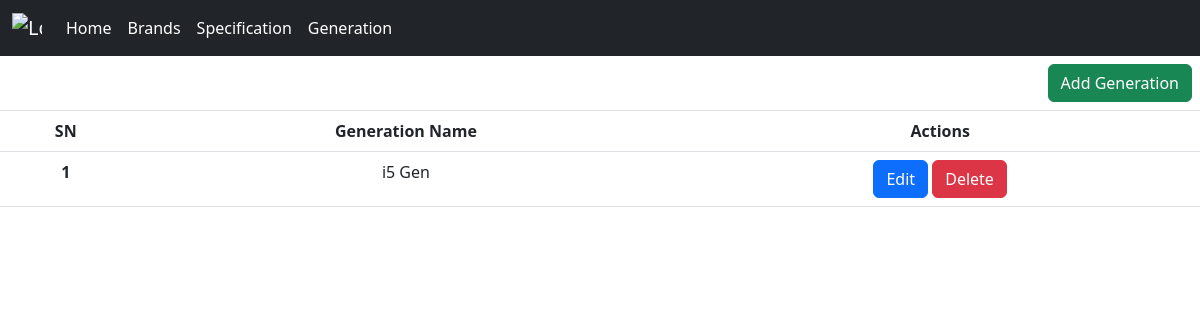
The page /generationlist on the database as committed earlier.
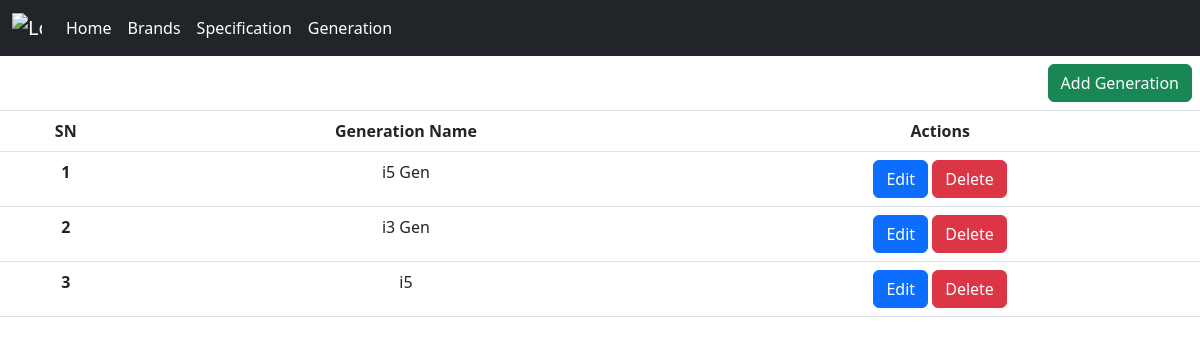
The same page on the database as committed later.
### computer/models.py (models this page shows, shortened)
class ComputerGeneration(models.Model):
    generation = models.CharField(max_length=100)

### computer/views.py (the view)
# urls.py: path('generationlist', views.ListGenerationView.as_view(), name='listgeneration'),
class ListGenerationView(View):
    def get(self, request):
        list = ComputerGeneration.objects.all()
        context = {
            'list':list,
        }
        return render(request, 'generationlist.html', context)

### templates/generationlist.html (shortened to what this page needs)
<!DOCTYPE html>
<html lang="en">
<head>
  <link rel="stylesheet" href="https://cdn.jsdelivr.net/npm/bootstrap@5.3.0/dist/css/bootstrap.min.css">
</head>
{% include 'navbar.html' %}
<body>
<table class="table">
  <thead class="thead-dark">
    <tr>
      <th colspan="8" class="text-end">
        <a href="{% url 'generation' %}" id="addDataBtn" class="btn btn-success">Add Generation</a>
      </th>
    </tr>
    <tr>
      <th class="text-center" scope="col">SN</th>
      <th class="text-center" scope="col">Generation Name</th>
      <th class="text-center" scope="col">Actions</th>
    </tr>
  </thead>
  <tbody>
    {% for item in list %}
      <tr data-pk="{{ item.pk }}">
        <th class="text-center" scope="row">{{ forloop.counter }}</th>
        <td class="text-center">{{ item.generation }}</td>
        <td class="text-center">
          <a href="{% url 'update_generation' item.pk %}" class="btn btn-primary">Edit</a>
          <button class="btn btn-danger" onclick="confirmDelete('{{ item.pk }}')">Delete</button>
        </td>
      </tr>
    {% endfor %}
  </tbody>
</table>
</body>
</html>

Rows that differ between the two databases and show on the page:
added ComputerGeneration: generation "i3 Gen"
added ComputerGeneration: generation "i5"
